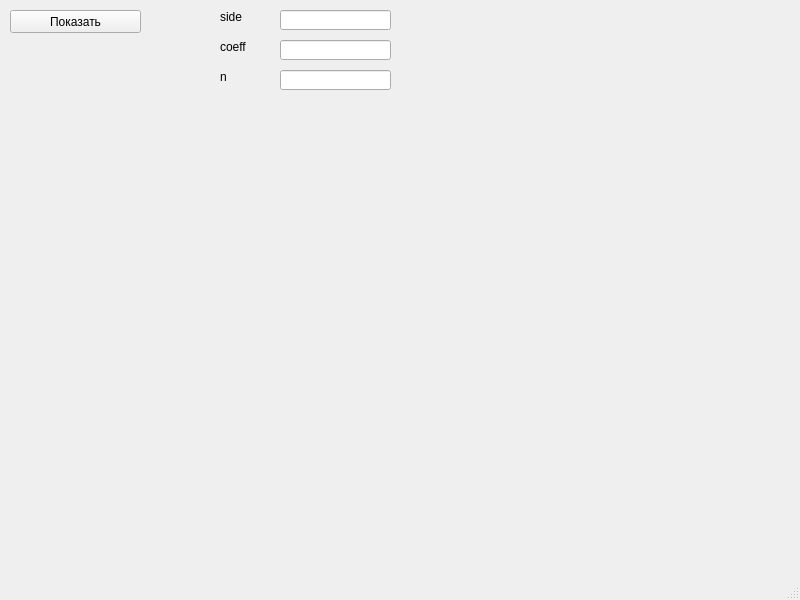
<?xml version="1.0" encoding="UTF-8"?>
<ui version="4.0">
 <class>MainWindow</class>
 <widget class="QMainWindow" name="MainWindow">
  <property name="geometry">
   <rect>
    <x>0</x>
    <y>0</y>
    <width>800</width>
    <height>600</height>
   </rect>
  </property>
  <property name="windowTitle">
   <string>MainWindow</string>
  </property>
  <widget class="QWidget" name="centralwidget">
   <widget class="QPushButton" name="pushButton">
    <property name="geometry">
     <rect>
      <x>10</x>
      <y>10</y>
      <width>131</width>
      <height>23</height>
     </rect>
    </property>
    <property name="text">
     <string>Показать</string>
    </property>
   </widget>
   <widget class="QLabel" name="label_4">
    <property name="geometry">
     <rect>
      <x>220</x>
      <y>10</y>
      <width>47</width>
      <height>13</height>
     </rect>
    </property>
    <property name="text">
     <string>side</string>
    </property>
   </widget>
   <widget class="QLabel" name="label_5">
    <property name="geometry">
     <rect>
      <x>220</x>
      <y>40</y>
      <width>47</width>
      <height>13</height>
     </rect>
    </property>
    <property name="text">
     <string>coeff</string>
    </property>
   </widget>
   <widget class="QLabel" name="label_6">
    <property name="geometry">
     <rect>
      <x>220</x>
      <y>70</y>
      <width>47</width>
      <height>13</height>
     </rect>
    </property>
    <property name="text">
     <string>n</string>
    </property>
   </widget>
   <widget class="QLineEdit" name="lineEdit">
    <property name="geometry">
     <rect>
      <x>280</x>
      <y>10</y>
      <width>111</width>
      <height>20</height>
     </rect>
    </property>
   </widget>
   <widget class="QLineEdit" name="lineEdit_2">
    <property name="geometry">
     <rect>
      <x>280</x>
      <y>40</y>
      <width>111</width>
      <height>20</height>
     </rect>
    </property>
   </widget>
   <widget class="QLineEdit" name="lineEdit_3">
    <property name="geometry">
     <rect>
      <x>280</x>
      <y>70</y>
      <width>111</width>
      <height>20</height>
     </rect>
    </property>
   </widget>
  </widget>
  <widget class="QMenuBar" name="menubar">
   <property name="geometry">
    <rect>
     <x>0</x>
     <y>0</y>
     <width>800</width>
     <height>21</height>
    </rect>
   </property>
  </widget>
  <widget class="QStatusBar" name="statusbar"/>
 </widget>
 <resources/>
 <connections/>
</ui>
